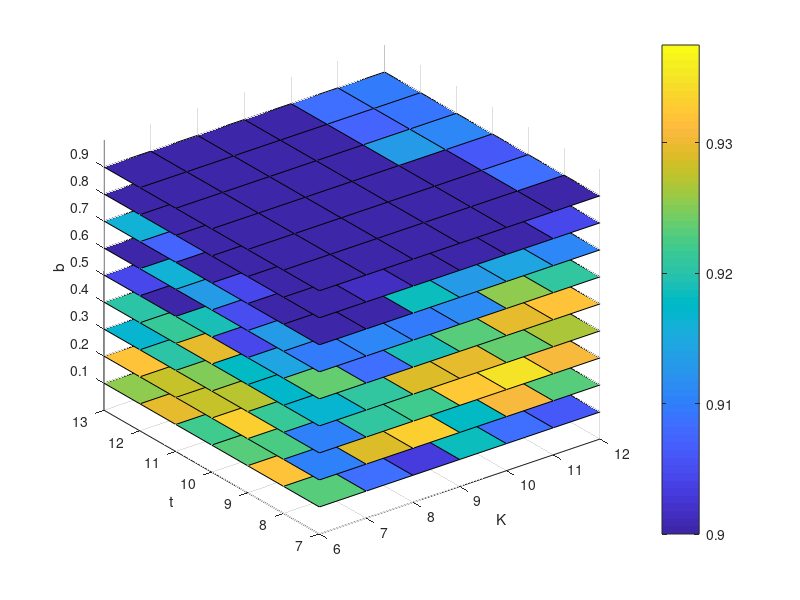

MATLAB code for this plot:
% draw slice of each parameters.
% for debug parameter use.

clc;clear;close all;

KMap = 6:12;
tMap = [7,8,9,10,11,12,13];
bMap = [0.1,0.2,0.3,0.4,0.5,0.6,0.7,0.8,0.9];

load parameterMatrix.mat;
k = 1:length(KMap);
t = 1:length(tMap);
b = 1:length(bMap);

% [X, Y, Z] = meshgrid(y,x,z);
[K, T, B] = meshgrid(k, t, b);

V = zeros(size(K));
counter = 0;
for i = 1:length(t)
	for j = 1:length(b)
		for p = 1:length(k)
			V(i,p,j) = parameterMatrix(p,i,j);
			counter = counter + 1;
		end
	end
end

% slice(K, T, B, V, k, [], []);
slice(K, T, B, V, [], [], b);
% slice(K, T, B, V, [], t, []);

load colorMap_80To100.mat;

colorbar;
colormap(colorMap_80To100);
caxis([0.9 max(max(max(parameterMatrix)))]);

% colormap(colorMap_80To100);
xlabel('K'); ylabel('t'); zlabel('b');
xticks(1:length(KMap));
xticklabels({'6','7','8','9','10','11','12','13'})
yticks(1:length(tMap));
yticklabels({'7','8','9','10','11','12','13'});
zticks(1:length(bMap));
zticklabels({'0.1','0.2','0.3','0.4','0.5','0.6','0.7','0.8','0.9'});

%% find max-i value and index.
topK = 100;
A = parameterMatrix;
[value,index] = sort(A(:),'descend');
% max10Index = find(A(:)==max10Value);
maxKValue = value(1:topK);
maxKIndex = index(1:topK);
[x, y, z] = ind2sub(size(A), maxKIndex);

fprintf('Largest %d values and parameters are:\n', topK);
for i=1:topK
	fprintf('K=%d, t=%d, b=%d, rate:%d\n', KMap(x(i)),tMap(y(i)),bMap(z(i)),maxKValue(i));
end
% hc = colorbar;
% colormap([1 0 0;0 1 0])
% set(hc,'YTick',[0 0.5 1])
% set(hc,'YTickLabel',[0 0 0 ])



% h=msgbox('Parameter saved','Finised');

	
% [K, T, B] = 


% 
% for i=1:10
% 	for j=1:10;
% V = parameterMatrix(X,Y,Z);

% % 
% 
% plot3(parameterMatrix(